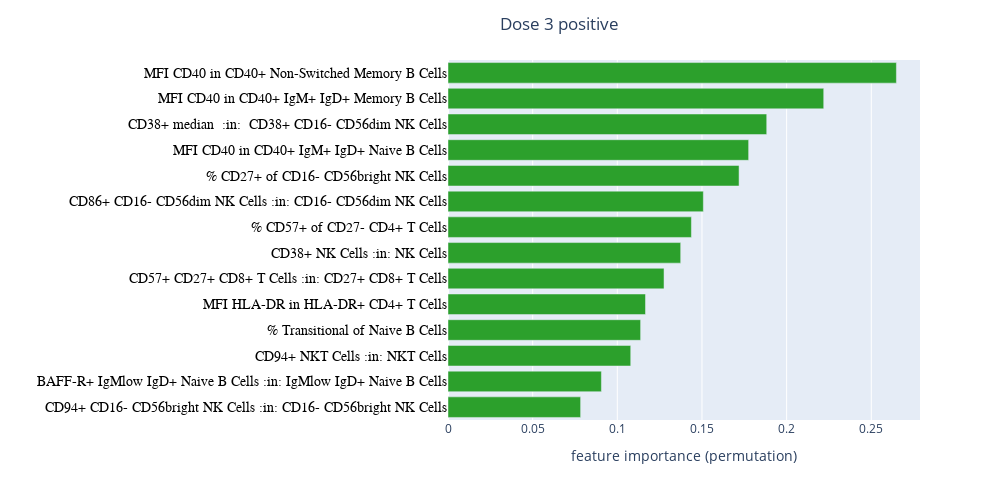

Notebook code for this chart:
### Code cell
df = data["SVM_RFE_d3_p"]["df"]
df = df.loc[df["var"]!="age",:]
df = df.loc[df["var"]!="tx_time",:]
df = df.loc[df["var"]!="type",:]
df = df.sort_values(by="impor_mean",ascending=False)

d3_p_lab =pd.read_csv("d3_p_lab.csv",sep="\t")
d3_p_lab = dict(zip(d3_p_lab['var'],d3_p_lab['Short name']))
for k in d3_p_lab.keys():
    df.loc[df["var"]==k,"var"] = d3_p_lab[k]

fig1 = px.bar(df.iloc[:40,:], x="impor_mean", y="var",orientation='h',labels={"impor_mean": "feature importance (permutation)","var": ""})
fig1.update_layout(showlegend=False,height = 500,yaxis={'categoryorder':'total ascending'},width = 1000,title = "Dose 3 positive")
fig1.layout.title.xanchor = 'left'
fig1.layout.title.x = 0.5
fig1.update_traces(marker_color='#2ca02c')
fig1.layout.yaxis.tickfont = dict(size =14, color='black', family='Arial, sans-serif')
#fig1.layout.paper_bgcolor = 'rgb(222,222,222)'
fig1.update(layout_coloraxis_showscale=False)
#fig1.update_yaxes(ticklabelposition="inside top", title=None)
fig1.write_image("fig_ml_B.svg")
fig1

### Figure 1 — Plotly figure (JSON) as saved in the notebook; plotly's stock layout.template omitted (floating-point values rounded to 4 significant figures)
{"data": [{"alignmentgroup": "True", "hovertemplate": "feature importance (permutation)=%{x}<br>=%{y}<extra></extra>", "legendgroup": "", "marker": {"color": "#2ca02c", "pattern": {"shape": ""}}, "name": "", "offsetgroup": "", "orientation": "h", "showlegend": false, "textposition": "auto", "type": "bar", "x": [0.2648, 0.2219, 0.1882, 0.1776, 0.1719, 0.1508, 0.1438, 0.1374, 0.1276, 0.1166, 0.1138, 0.1079, 0.0906, 0.07833], "xaxis": "x", "y": ["MFI CD40 in CD40+ Non-Switched Memory B Cells", "MFI CD40 in CD40+ IgM+ IgD+ Memory B Cells", "CD38+ median  :in:  CD38+ CD16- CD56dim NK Cells", "MFI CD40 in CD40+ IgM+ IgD+ Naive B Cells", "% CD27+ of CD16- CD56bright NK Cells", "CD86+ CD16- CD56dim NK Cells :in: CD16- CD56dim NK Cells", "% CD57+ of CD27- CD4+ T Cells", "CD38+ NK Cells :in: NK Cells", "CD57+ CD27+ CD8+ T Cells :in: CD27+ CD8+ T Cells", "MFI HLA-DR in HLA-DR+ CD4+ T Cells", "% Transitional of Naive B Cells", "CD94+ NKT Cells :in: NKT Cells", "BAFF-R+ IgMlow IgD+ Naive B Cells :in: IgMlow IgD+ Naive B Cells", "CD94+ CD16- CD56bright NK Cells :in: CD16- CD56bright NK Cells"], "yaxis": "y"}], "layout": {"barmode": "relative", "coloraxis": {"showscale": false}, "height": 500, "legend": {"tracegroupgap": 0}, "margin": {"t": 60}, "showlegend": false, "title": {"text": "Dose 3 positive", "x": 0.5, "xanchor": "left"}, "width": 1000, "xaxis": {"anchor": "y", "autorange": true, "domain": [0, 1], "range": [0, 0.2788], "title": {"text": "feature importance (permutation)"}, "type": "linear"}, "yaxis": {"anchor": "x", "autorange": true, "categoryorder": "total ascending", "domain": [0, 1], "range": [-0.5, 13.5], "tickfont": {"color": "black", "family": "Arial, sans-serif", "size": 14}, "title": {"text": ""}, "type": "category"}}}
